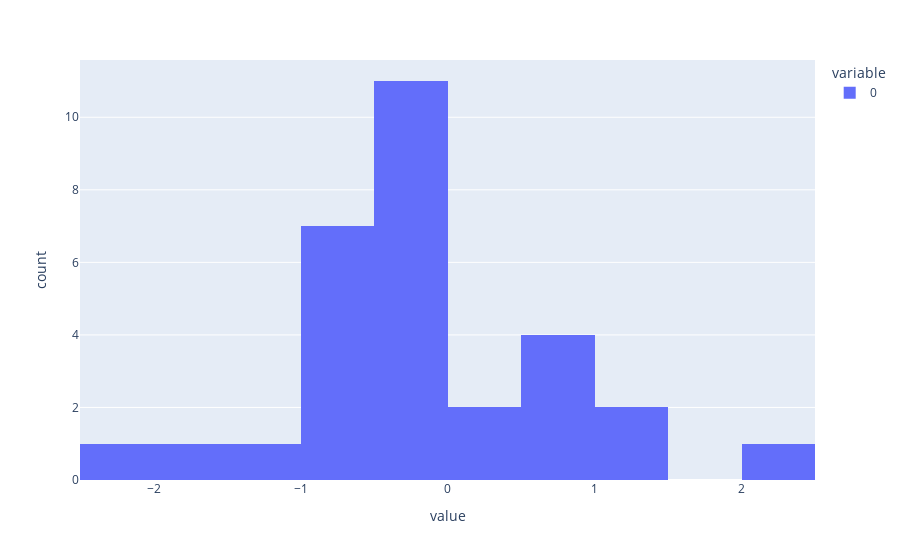

Notebook cell for this chart:
### Code cell
fig = px.histogram(group2,nbins=10)
fig.show()

### Figure 1 — Plotly figure (JSON) as saved in the notebook; plotly's stock layout.template omitted (floating-point values rounded to 4 significant figures)
{"data": [{"alignmentgroup": "True", "bingroup": "x", "hovertemplate": "variable=0<br>value=%{x}<br>count=%{y}<extra></extra>", "legendgroup": "0", "marker": {"color": "#636efa", "pattern": {"shape": ""}}, "name": "0", "nbinsx": 10, "offsetgroup": "0", "orientation": "v", "showlegend": true, "type": "histogram", "x": [-0.7516, 0.5039, 0.947, -1.427, 0.6782, -0.6438, -0.4996, -0.8801, -0.2218, 0.1408, 0.5322, -0.3972, -0.2828, -0.824, -0.7476, -0.179, 1.085, -0.734, -0.2052, 1.103, -0.121, -0.2218, -0.4632, 2.088, -1.889, 0.1861, -0.3385, -0.3087, -2.015, -0.8312], "xaxis": "x", "yaxis": "y"}], "layout": {"autosize": true, "barmode": "relative", "legend": {"title": {"text": "variable"}, "tracegroupgap": 0}, "margin": {"t": 60}, "xaxis": {"anchor": "y", "autorange": true, "domain": [0, 1], "range": [-2.5, 2.5], "title": {"text": "value"}, "type": "linear"}, "yaxis": {"anchor": "x", "autorange": true, "domain": [0, 1], "range": [0, 11.58], "title": {"text": "count"}}}}
